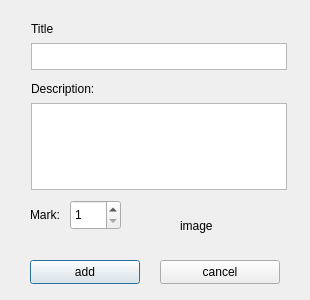
<?xml version="1.0" encoding="UTF-8"?>
<ui version="4.0">
 <class>ReviewWindow</class>
 <widget class="QDialog" name="ReviewWindow">
  <property name="geometry">
   <rect>
    <x>0</x>
    <y>0</y>
    <width>310</width>
    <height>300</height>
   </rect>
  </property>
  <property name="windowTitle">
   <string>Dialog</string>
  </property>
  <widget class="QLabel" name="label_Title">
   <property name="geometry">
    <rect>
     <x>31</x>
     <y>21</y>
     <width>22</width>
     <height>16</height>
    </rect>
   </property>
   <property name="text">
    <string>Title</string>
   </property>
  </widget>
  <widget class="QLabel" name="label_Description">
   <property name="geometry">
    <rect>
     <x>31</x>
     <y>81</y>
     <width>63</width>
     <height>16</height>
    </rect>
   </property>
   <property name="text">
    <string>Description:</string>
   </property>
  </widget>
  <widget class="QTextEdit" name="textEdit_Title">
   <property name="geometry">
    <rect>
     <x>31</x>
     <y>43</y>
     <width>256</width>
     <height>27</height>
    </rect>
   </property>
  </widget>
  <widget class="QTextEdit" name="textEdit_description">
   <property name="geometry">
    <rect>
     <x>31</x>
     <y>103</y>
     <width>256</width>
     <height>87</height>
    </rect>
   </property>
  </widget>
  <widget class="QLabel" name="label_Mark">
   <property name="geometry">
    <rect>
     <x>30</x>
     <y>200</y>
     <width>40</width>
     <height>30</height>
    </rect>
   </property>
   <property name="text">
    <string>Mark:</string>
   </property>
  </widget>
  <widget class="QSpinBox" name="spinBox_mark">
   <property name="geometry">
    <rect>
     <x>70</x>
     <y>200</y>
     <width>51</width>
     <height>30</height>
    </rect>
   </property>
   <property name="minimum">
    <number>1</number>
   </property>
   <property name="maximum">
    <number>10</number>
   </property>
  </widget>
  <widget class="QPushButton" name="pushButton_add">
   <property name="geometry">
    <rect>
     <x>30</x>
     <y>260</y>
     <width>110</width>
     <height>24</height>
    </rect>
   </property>
   <property name="text">
    <string>add</string>
   </property>
  </widget>
  <widget class="QPushButton" name="pushButton_cancel">
   <property name="geometry">
    <rect>
     <x>160</x>
     <y>260</y>
     <width>120</width>
     <height>24</height>
    </rect>
   </property>
   <property name="text">
    <string>cancel</string>
   </property>
  </widget>
  <widget class="QLabel" name="label_Image">
   <property name="geometry">
    <rect>
     <x>180</x>
     <y>210</y>
     <width>71</width>
     <height>31</height>
    </rect>
   </property>
   <property name="text">
    <string>image</string>
   </property>
  </widget>
 </widget>
 <resources/>
 <connections/>
</ui>
